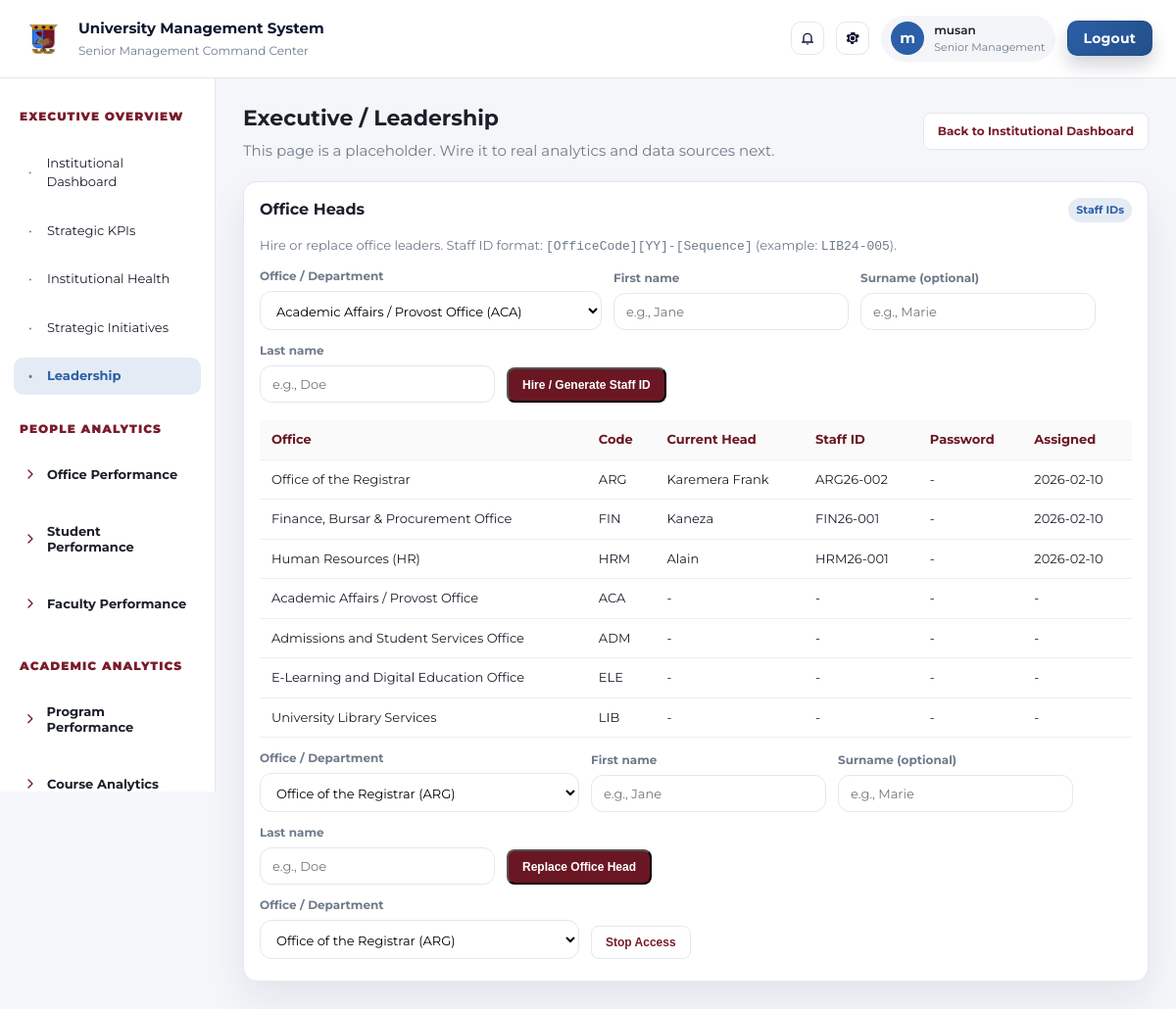
Screenshot of /dashboard/admin/sm/executive.leadership/ (signed in) with the database file from the repository.
### dashboard/models.py (models this page shows, shortened)
class StaffProfile(models.Model):
    user = models.OneToOneField(
        settings.AUTH_USER_MODEL,
        on_delete=models.CASCADE,
        related_name="staffprofile",
    )
    staff_id = models.CharField(max_length=20, unique=True)
    office_code = models.CharField(max_length=3, choices=OFFICE_CHOICES)
    issue_year = models.PositiveIntegerField()
    sequence = models.PositiveIntegerField()
    first_name = models.CharField(max_length=100)
    surname = models.CharField(max_length=100, blank=True)
    last_name = models.CharField(max_length=100)
    full_name = models.CharField(max_length=200)
    assigned_password = models.CharField(max_length=64)
    is_active = models.BooleanField(default=True)
    deactivated_at = models.DateTimeField(null=True, blank=True)
    created_at = models.DateTimeField(auto_now_add=True)
    class Meta:
        constraints = [
            models.UniqueConstraint(
                fields=["office_code", "issue_year", "sequence"],
                name="uniq_staff_sequence_per_office_year",
            )
        ]
        indexes = [
            models.Index(fields=["office_code", "issue_year"]),
        ]

### dashboard/views/admin.py (the view, shortened to what this page needs)
# urls.py: path('admin/sm/<path:page>/', admin_placeholder, name='admin_placeholder'),
@login_required
def admin_placeholder(request, page):
    if not _is_admin(request.user):
        return redirect("home")
    title = page.replace("-", " ").replace(".", " / ").replace("/", " / ").title()
    context = {
        "current_page": page,
        "page_title": title,
    }
    if page == "executive.leadership":
        office_rows = []
        for code, label in OFFICE_CHOICES:
            head = _get_active_office_head(code)
            office_rows.append(
                {
                    "code": code,
                    "label": label,
                    "purpose": OFFICE_PURPOSE.get(code, ""),
                    "head": head,
                }
            )
        vacant_offices = [row for row in office_rows if not row["head"]]
        occupied_offices = [row for row in office_rows if row["head"]]
        context.update(
            {
                "office_rows": office_rows,
                "vacant_offices": vacant_offices,
                "occupied_offices": occupied_offices,
                "office_head_hire_result": request.session.pop("office_head_hire_result", None),
                "office_head_hire_error": request.session.pop("office_head_hire_error", None),
                "office_head_action": request.session.pop("office_head_action", None),
            }
        )
    return render(
        request,
        "dashboard/admin/placeholder.html",
        context,
    )

### dashboard/views/admin.py (called while the page is built)
def _is_admin(user):
    profile = getattr(user, "userprofile", None)
    return user.is_staff or user.is_superuser or (profile and profile.role == 'admin')

def _get_active_office_head(office_code: str):
    return (
        StaffProfile.objects.select_related("user")
        .filter(office_code=office_code, is_active=True)
        .order_by("-created_at")
        .first()
    )

### dashboard/templates/dashboard/admin/placeholder.html (shortened to what this page needs)
{% extends "dashboard/admin/base.html" %}
{% block main %}
  <section class="page-header">
    <div>
      <h1>{{ page_title }}</h1>
      <p>This page is a placeholder. Wire it to real analytics and data sources next.</p>
    </div>
    <div class="quick-actions">
      <a class="ghost-btn" href="{% url 'admin_dashboard' %}">Back to Institutional Dashboard</a>
    </div>
  </section>
  {% if current_page == "executive.leadership" %}
    <section class="panel" id="office-heads">
      <div class="panel-header">
        <h2>Office Heads</h2>
        <span class="panel-pill">Staff IDs</span>
      </div>
      <p class="muted-text">
        Hire or replace office leaders. Staff ID format: <code>[OfficeCode][YY]-[Sequence]</code> (example: <code>LIB24-005</code>).
      </p>
      {% if vacant_offices %}
        <form method="post" class="inline-form">
          <div class="form-grid">
            <label class="form-field">
              Office / Department
              <select class="input" name="office_code" required>
                {% for row in vacant_offices %}
                  <option value="{{ row.code }}">{{ row.label }} ({{ row.code }})</option>
                {% endfor %}
              </select>
            </label>
            <label class="form-field">
              First name
              <input class="input" type="text" name="first_name" required placeholder="e.g., Jane">
            </label>
            <label class="form-field">
              Surname (optional)
              <input class="input" type="text" name="surname" placeholder="e.g., Marie">
            </label>
            <label class="form-field">
              Last name
              <input class="input" type="text" name="last_name" required placeholder="e.g., Doe">
            </label>
            <button class="primary-btn" type="submit">Hire / Generate Staff ID</button>
          </div>
        </form>
      {% else %}
        <div class="notice">All offices currently have active heads. Use replace or stop access.</div>
      {% endif %}
      <div class="table-wrap">
        <table class="dashboard-table">
          <thead>
            <tr>
              <th>Office</th>
              <th>Code</th>
              <th>Current Head</th>
              <th>Staff ID</th>
              <th>Password</th>
              <th>Assigned</th>
            </tr>
          </thead>
          <tbody>
            {% for row in office_rows %}
              <tr>
                <td>{{ row.label }}</td>
                <td>{{ row.code }}</td>
                <td>{{ row.head.full_name|default:"-" }}</td>
                <td>{{ row.head.staff_id|default:"-" }}</td>
                <td>{{ row.head.assigned_password|default:"-" }}</td>
                <td>{% if row.head %}{{ row.head.created_at|date:"Y-m-d" }}{% else %}-{% endif %}</td>
              </tr>
            {% empty %}
              <tr>
                <td colspan="6">No offices configured.</td>
              </tr>
            {% endfor %}
          </tbody>
        </table>
      </div>
      {% if occupied_offices %}
        <form method="post" class="inline-form">
          <div class="form-grid">
            <label class="form-field">
              Office / Department
              <select class="input" name="office_code" required>
                {% for row in occupied_offices %}
                  <option value="{{ row.code }}">{{ row.label }} ({{ row.code }})</option>
                {% endfor %}
              </select>
            </label>
            <label class="form-field">
              First name
              <input class="input" type="text" name="first_name" required placeholder="e.g., Jane">
            </label>
            <label class="form-field">
              Surname (optional)
              <input class="input" type="text" name="surname" placeholder="e.g., Marie">
            </label>
            <label class="form-field">
              Last name
              <input class="input" type="text" name="last_name" required placeholder="e.g., Doe">
            </label>
            <button class="primary-btn" type="submit">Replace Office Head</button>
          </div>
        </form>
        <form method="post" class="inline-form">
          <div class="form-grid">
            <label class="form-field">
              Office / Department
              <select class="input" name="office_code" required>
                {% for row in occupied_offices %}
                  <option value="{{ row.code }}">{{ row.label }} ({{ row.code }})</option>
                {% endfor %}
              </select>
            </label>
            <button class="ghost-btn" type="submit">Stop Access</button>
          </div>
        </form>
      {% endif %}
    </section>
  {% endif %}
{% endblock %}

### dashboard/templates/dashboard/admin/base.html (shortened to what this page needs)
{% load static %}
<!DOCTYPE html>
<html lang="en">
  <head>
    <link rel="stylesheet" href="{% static 'dashboard/admin.css' %}">
  </head>
  <body data-current-page="{{ current_page|default:'' }}">
    <div class="admin-shell">
      <header class="topbar">
        <div class="brand">
          <img class="brand-logo" src="{% static 'website/UoKlogo.png' %}" alt="University logo">
          <div>
            <p class="brand-title">University Management System</p>
            <p class="brand-sub">Senior Management Command Center</p>
          </div>
        </div>
        <div class="topbar-actions">
          <button class="icon-btn" type="button" title="Notifications" aria-label="Notifications">
            <svg viewBox="0 0 24 24" role="img" aria-hidden="true" focusable="false">
              <path d="M12 22a2.4 2.4 0 0 0 2.3-1.7h-4.6A2.4 2.4 0 0 0 12 22Zm7-6V11a7 7 0 1 0-14 0v5l-2 2v1h18v-1l-2-2Zm-2 1H7v-6a5 5 0 0 1 10 0v6Z"/>
            </svg>
          </button>
          <button class="icon-btn" type="button" title="Settings" aria-label="Settings">
          </button>
          <div class="user-pill">
            <div class="user-avatar">{{ user.first_name|default:user.username|slice:":1" }}</div>
            <div>
              <p class="user-name">{{ user.first_name|default:user.username }}</p>
              <p class="user-role">Senior Management</p>
            </div>
          </div>
          <form class="logout-form" method="post" action="{% url 'logout' %}">
            <button class="logout-btn" type="submit">Logout</button>
          </form>
        </div>
      </header>
      <aside class="sidebar sidebar-sm" id="sm-sidebar" aria-label="Senior Management navigation">
        <nav class="sm-nav" aria-label="Senior Management navigation">
          <p class="sm-section">EXECUTIVE OVERVIEW</p>
          <a class="sm-leaf {% if current_page == 'executive.institutional_dashboard' %}active{% endif %}" href="{% url 'admin_dashboard' %}">
            <span class="sm-bullet" aria-hidden="true">•</span>Institutional Dashboard
          </a>
          <a class="sm-leaf {% if current_page == 'executive.strategic_kpis' %}active{% endif %}" href="{% url 'admin_kpi_monitor' %}">
            <span class="sm-bullet" aria-hidden="true">•</span>Strategic KPIs
          </a>
          <a class="sm-leaf {% if current_page == 'executive.institutional_health' %}active{% endif %}" href="{% url 'admin_placeholder' page='executive.institutional_health' %}">
            <span class="sm-bullet" aria-hidden="true">•</span>Institutional Health
          </a>
          <a class="sm-leaf {% if current_page == 'executive.strategic_initiatives' %}active{% endif %}" href="{% url 'admin_placeholder' page='executive.strategic_initiatives' %}">
            <span class="sm-bullet" aria-hidden="true">•</span>Strategic Initiatives
          </a>
          <a class="sm-leaf {% if current_page == 'executive.leadership' %}active{% endif %}" href="{% url 'admin_placeholder' page='executive.leadership' %}">
            <span class="sm-bullet" aria-hidden="true">•</span>Leadership
          </a>
          <p class="sm-section">PEOPLE ANALYTICS</p>
          <button class="sm-expand" type="button" data-section="people" data-group="people.office_performance" aria-expanded="false" aria-controls="panel-people-office">
            <span class="sm-arrow" aria-hidden="true">
              <svg class="sm-chevron" viewBox="0 0 20 12" focusable="false" aria-hidden="true">
                <path d="M2 2l8 8 8-8" fill="none" stroke="currentColor" stroke-width="2.5" stroke-linecap="round" stroke-linejoin="round"/>
              </svg>
            </span>
            Office Performance
          </button>
          <button class="sm-expand" type="button" data-section="people" data-group="people.student_performance" aria-expanded="false" aria-controls="panel-people-students">
            <span class="sm-arrow" aria-hidden="true">
              <svg class="sm-chevron" viewBox="0 0 20 12" focusable="false" aria-hidden="true">
                <path d="M2 2l8 8 8-8" fill="none" stroke="currentColor" stroke-width="2.5" stroke-linecap="round" stroke-linejoin="round"/>
              </svg>
            </span>
            Student Performance
          </button>
          <button class="sm-expand" type="button" data-section="people" data-group="people.faculty_performance" aria-expanded="false" aria-controls="panel-people-faculty">
            <span class="sm-arrow" aria-hidden="true">
              <svg class="sm-chevron" viewBox="0 0 20 12" focusable="false" aria-hidden="true">
                <path d="M2 2l8 8 8-8" fill="none" stroke="currentColor" stroke-width="2.5" stroke-linecap="round" stroke-linejoin="round"/>
              </svg>
            </span>
            Faculty Performance
          </button>
          <p class="sm-section">ACADEMIC ANALYTICS</p>
          <button class="sm-expand" type="button" data-section="academic" data-group="academic.program_performance" aria-expanded="false" aria-controls="panel-academic-programs">
            <span class="sm-arrow" aria-hidden="true">
              <svg class="sm-chevron" viewBox="0 0 20 12" focusable="false" aria-hidden="true">
                <path d="M2 2l8 8 8-8" fill="none" stroke="currentColor" stroke-width="2.5" stroke-linecap="round" stroke-linejoin="round"/>
              </svg>
            </span>
            Program Performance
          </button>
          <button class="sm-expand" type="button" data-section="academic" data-group="academic.course_analytics" aria-expanded="false" aria-controls="panel-academic-courses">
            <span class="sm-arrow" aria-hidden="true">
              <svg class="sm-chevron" viewBox="0 0 20 12" focusable="false" aria-hidden="true">
                <path d="M2 2l8 8 8-8" fill="none" stroke="currentColor" stroke-width="2.5" stroke-linecap="round" stroke-linejoin="round"/>
              </svg>
            </span>
            Course Analytics
          </button>
        </nav>
      </aside>
      <main class="main">
        {% block main %}{% endblock %}
      </main>
    </div>
  </body>
</html>

### rows the page displays
StaffProfile: label "Office of the Registrar", code "ARG", head.full_name "Karemera Frank", head.staff_id "ARG26-002", head.assigned_password "-", head.created_at "2026-02-10"
StaffProfile: label "Finance, Bursar & Procurement Office", code "FIN", head.full_name "Kaneza", head.staff_id "FIN26-001", head.assigned_password "-", head.created_at "2026-02-10"
StaffProfile: label "Human Resources (HR)", code "HRM", head.full_name "Alain", head.staff_id "HRM26-001", head.assigned_password "-", head.created_at "2026-02-10"

### other values shown
{{ user.first_name|default:user.username|slice:":1" }} "m"
{{ user.first_name|default:user.username }} "musan"
{{ page_title }} "Executive / Leadership"
{{ row.label }} "Academic Affairs / Provost Office" "Admissions and Student Services Office" "E-Learning and Digital Education Office" "University Library Services"
{{ row.code }} "ACA" "ADM" "ELE" "LIB"
{{ row.head.full_name|default:"-" }} "-" "-" "-" "-"
{{ row.head.staff_id|default:"-" }} "-" "-" "-" "-"
{{ row.head.assigned_password|default:"-" }} "-" "-" "-" "-"
form field office_code "Academic Affairs / Provost Office (ACA)"
form field office_code "Office of the Registrar (ARG)"
